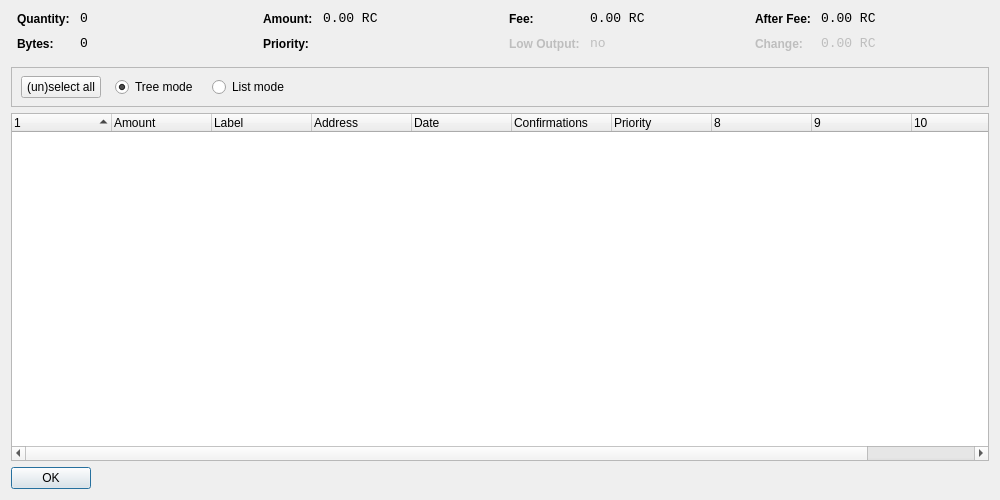
<?xml version="1.0" encoding="UTF-8"?>
<ui version="4.0">
 <class>CoinControlDialog</class>
 <widget class="QDialog" name="CoinControlDialog">
  <property name="geometry">
   <rect>
    <x>0</x>
    <y>0</y>
    <width>1000</width>
    <height>500</height>
   </rect>
  </property>
  <property name="windowTitle">
   <string>Coin Control</string>
  </property>
  <layout class="QVBoxLayout" name="verticalLayout">
   <item>
    <layout class="QHBoxLayout" name="horizontalLayoutTop" stretch="0,0,0,0">
     <property name="topMargin">
      <number>0</number>
     </property>
     <property name="bottomMargin">
      <number>10</number>
     </property>
     <item>
      <layout class="QFormLayout" name="formLayoutCoinControl1">
       <property name="horizontalSpacing">
        <number>10</number>
       </property>
       <property name="verticalSpacing">
        <number>10</number>
       </property>
       <property name="leftMargin">
        <number>6</number>
       </property>
       <property name="rightMargin">
        <number>6</number>
       </property>
       <item row="0" column="0">
        <widget class="QLabel" name="labelCoinControlQuantityText">
         <property name="styleSheet">
          <string notr="true">font-weight:bold;</string>
         </property>
         <property name="text">
          <string>Quantity:</string>
         </property>
        </widget>
       </item>
       <item row="0" column="1">
        <widget class="QLabel" name="labelCoinControlQuantity">
         <property name="font">
          <font>
           <family>Monospace</family>
           <pointsize>10</pointsize>
          </font>
         </property>
         <property name="cursor">
          <cursorShape>IBeamCursor</cursorShape>
         </property>
         <property name="contextMenuPolicy">
          <enum>Qt::ActionsContextMenu</enum>
         </property>
         <property name="text">
          <string>0</string>
         </property>
         <property name="textInteractionFlags">
          <set>Qt::LinksAccessibleByMouse|Qt::TextSelectableByKeyboard|Qt::TextSelectableByMouse</set>
         </property>
        </widget>
       </item>
       <item row="1" column="0">
        <widget class="QLabel" name="labelCoinControlBytesText">
         <property name="styleSheet">
          <string notr="true">font-weight:bold;</string>
         </property>
         <property name="text">
          <string>Bytes:</string>
         </property>
        </widget>
       </item>
       <item row="1" column="1">
        <widget class="QLabel" name="labelCoinControlBytes">
         <property name="font">
          <font>
           <family>Monospace</family>
           <pointsize>10</pointsize>
          </font>
         </property>
         <property name="cursor">
          <cursorShape>IBeamCursor</cursorShape>
         </property>
         <property name="contextMenuPolicy">
          <enum>Qt::ActionsContextMenu</enum>
         </property>
         <property name="text">
          <string>0</string>
         </property>
         <property name="textInteractionFlags">
          <set>Qt::LinksAccessibleByMouse|Qt::TextSelectableByKeyboard|Qt::TextSelectableByMouse</set>
         </property>
        </widget>
       </item>
      </layout>
     </item>
     <item>
      <layout class="QFormLayout" name="formLayoutCoinControl2">
       <property name="horizontalSpacing">
        <number>10</number>
       </property>
       <property name="verticalSpacing">
        <number>10</number>
       </property>
       <property name="leftMargin">
        <number>6</number>
       </property>
       <property name="rightMargin">
        <number>6</number>
       </property>
       <item row="0" column="0">
        <widget class="QLabel" name="labelCoinControlAmountText">
         <property name="styleSheet">
          <string notr="true">font-weight:bold;</string>
         </property>
         <property name="text">
          <string>Amount:</string>
         </property>
        </widget>
       </item>
       <item row="0" column="1">
        <widget class="QLabel" name="labelCoinControlAmount">
         <property name="font">
          <font>
           <family>Monospace</family>
           <pointsize>10</pointsize>
          </font>
         </property>
         <property name="cursor">
          <cursorShape>IBeamCursor</cursorShape>
         </property>
         <property name="contextMenuPolicy">
          <enum>Qt::ActionsContextMenu</enum>
         </property>
         <property name="text">
          <string>0.00 RC</string>
         </property>
         <property name="textInteractionFlags">
          <set>Qt::LinksAccessibleByMouse|Qt::TextSelectableByKeyboard|Qt::TextSelectableByMouse</set>
         </property>
        </widget>
       </item>
       <item row="1" column="0">
        <widget class="QLabel" name="labelCoinControlPriorityText">
         <property name="styleSheet">
          <string notr="true">font-weight:bold;</string>
         </property>
         <property name="text">
          <string>Priority:</string>
         </property>
        </widget>
       </item>
       <item row="1" column="1">
        <widget class="QLabel" name="labelCoinControlPriority">
         <property name="font">
          <font>
           <family>Monospace</family>
           <pointsize>10</pointsize>
          </font>
         </property>
         <property name="cursor">
          <cursorShape>IBeamCursor</cursorShape>
         </property>
         <property name="contextMenuPolicy">
          <enum>Qt::ActionsContextMenu</enum>
         </property>
         <property name="text">
          <string/>
         </property>
         <property name="textInteractionFlags">
          <set>Qt::LinksAccessibleByMouse|Qt::TextSelectableByKeyboard|Qt::TextSelectableByMouse</set>
         </property>
        </widget>
       </item>
      </layout>
     </item>
     <item>
      <layout class="QFormLayout" name="formLayoutCoinControl3">
       <property name="horizontalSpacing">
        <number>10</number>
       </property>
       <property name="verticalSpacing">
        <number>10</number>
       </property>
       <property name="leftMargin">
        <number>6</number>
       </property>
       <property name="rightMargin">
        <number>6</number>
       </property>
       <item row="0" column="0">
        <widget class="QLabel" name="labelCoinControlFeeText">
         <property name="styleSheet">
          <string notr="true">font-weight:bold;</string>
         </property>
         <property name="text">
          <string>Fee:</string>
         </property>
        </widget>
       </item>
       <item row="0" column="1">
        <widget class="QLabel" name="labelCoinControlFee">
         <property name="font">
          <font>
           <family>Monospace</family>
           <pointsize>10</pointsize>
          </font>
         </property>
         <property name="cursor">
          <cursorShape>IBeamCursor</cursorShape>
         </property>
         <property name="contextMenuPolicy">
          <enum>Qt::ActionsContextMenu</enum>
         </property>
         <property name="text">
          <string>0.00 RC</string>
         </property>
         <property name="textInteractionFlags">
          <set>Qt::LinksAccessibleByMouse|Qt::TextSelectableByKeyboard|Qt::TextSelectableByMouse</set>
         </property>
        </widget>
       </item>
       <item row="1" column="0">
        <widget class="QLabel" name="labelCoinControlLowOutputText">
         <property name="enabled">
          <bool>false</bool>
         </property>
         <property name="styleSheet">
          <string notr="true">font-weight:bold;</string>
         </property>
         <property name="text">
          <string>Low Output:</string>
         </property>
        </widget>
       </item>
       <item row="1" column="1">
        <widget class="QLabel" name="labelCoinControlLowOutput">
         <property name="enabled">
          <bool>false</bool>
         </property>
         <property name="font">
          <font>
           <family>Monospace</family>
           <pointsize>10</pointsize>
          </font>
         </property>
         <property name="cursor">
          <cursorShape>IBeamCursor</cursorShape>
         </property>
         <property name="contextMenuPolicy">
          <enum>Qt::ActionsContextMenu</enum>
         </property>
         <property name="text">
          <string>no</string>
         </property>
         <property name="textInteractionFlags">
          <set>Qt::LinksAccessibleByMouse|Qt::TextSelectableByKeyboard|Qt::TextSelectableByMouse</set>
         </property>
        </widget>
       </item>
      </layout>
     </item>
     <item>
      <layout class="QFormLayout" name="formLayoutCoinControl4">
       <property name="horizontalSpacing">
        <number>10</number>
       </property>
       <property name="verticalSpacing">
        <number>10</number>
       </property>
       <property name="leftMargin">
        <number>6</number>
       </property>
       <property name="rightMargin">
        <number>6</number>
       </property>
       <item row="0" column="0">
        <widget class="QLabel" name="labelCoinControlAfterFeeText">
         <property name="styleSheet">
          <string notr="true">font-weight:bold;</string>
         </property>
         <property name="text">
          <string>After Fee:</string>
         </property>
        </widget>
       </item>
       <item row="0" column="1">
        <widget class="QLabel" name="labelCoinControlAfterFee">
         <property name="font">
          <font>
           <family>Monospace</family>
           <pointsize>10</pointsize>
          </font>
         </property>
         <property name="cursor">
          <cursorShape>IBeamCursor</cursorShape>
         </property>
         <property name="contextMenuPolicy">
          <enum>Qt::ActionsContextMenu</enum>
         </property>
         <property name="text">
          <string>0.00 RC</string>
         </property>
         <property name="textInteractionFlags">
          <set>Qt::LinksAccessibleByMouse|Qt::TextSelectableByKeyboard|Qt::TextSelectableByMouse</set>
         </property>
        </widget>
       </item>
       <item row="1" column="0">
        <widget class="QLabel" name="labelCoinControlChangeText">
         <property name="enabled">
          <bool>false</bool>
         </property>
         <property name="styleSheet">
          <string notr="true">font-weight:bold;</string>
         </property>
         <property name="text">
          <string>Change:</string>
         </property>
        </widget>
       </item>
       <item row="1" column="1">
        <widget class="QLabel" name="labelCoinControlChange">
         <property name="enabled">
          <bool>false</bool>
         </property>
         <property name="font">
          <font>
           <family>Monospace</family>
           <pointsize>10</pointsize>
          </font>
         </property>
         <property name="cursor">
          <cursorShape>IBeamCursor</cursorShape>
         </property>
         <property name="contextMenuPolicy">
          <enum>Qt::ActionsContextMenu</enum>
         </property>
         <property name="text">
          <string>0.00 RC</string>
         </property>
         <property name="textInteractionFlags">
          <set>Qt::LinksAccessibleByMouse|Qt::TextSelectableByKeyboard|Qt::TextSelectableByMouse</set>
         </property>
        </widget>
       </item>
      </layout>
     </item>
    </layout>
   </item>
   <item>
    <widget class="QFrame" name="frame">
     <property name="minimumSize">
      <size>
       <width>0</width>
       <height>40</height>
      </size>
     </property>
     <property name="frameShape">
      <enum>QFrame::StyledPanel</enum>
     </property>
     <property name="frameShadow">
      <enum>QFrame::Sunken</enum>
     </property>
     <widget class="QWidget" name="horizontalLayoutWidget">
      <property name="geometry">
       <rect>
        <x>10</x>
        <y>0</y>
        <width>781</width>
        <height>41</height>
       </rect>
      </property>
      <layout class="QHBoxLayout" name="horizontalLayoutPanel" stretch="0,0,0,0,0">
       <property name="spacing">
        <number>14</number>
       </property>
       <item>
        <widget class="QPushButton" name="pushButtonSelectAll">
         <property name="sizePolicy">
          <sizepolicy hsizetype="Maximum" vsizetype="Fixed">
           <horstretch>0</horstretch>
           <verstretch>0</verstretch>
          </sizepolicy>
         </property>
         <property name="text">
          <string>(un)select all</string>
         </property>
        </widget>
       </item>
       <item>
        <widget class="QRadioButton" name="radioTreeMode">
         <property name="sizePolicy">
          <sizepolicy hsizetype="Maximum" vsizetype="Fixed">
           <horstretch>0</horstretch>
           <verstretch>0</verstretch>
          </sizepolicy>
         </property>
         <property name="text">
          <string>Tree mode</string>
         </property>
         <property name="checked">
          <bool>true</bool>
         </property>
        </widget>
       </item>
       <item>
        <widget class="QRadioButton" name="radioListMode">
         <property name="sizePolicy">
          <sizepolicy hsizetype="Maximum" vsizetype="Fixed">
           <horstretch>0</horstretch>
           <verstretch>0</verstretch>
          </sizepolicy>
         </property>
         <property name="text">
          <string>List mode</string>
         </property>
        </widget>
       </item>
       <item>
        <spacer name="horizontalSpacer">
         <property name="orientation">
          <enum>Qt::Horizontal</enum>
         </property>
         <property name="sizeHint" stdset="0">
          <size>
           <width>40</width>
           <height>20</height>
          </size>
         </property>
        </spacer>
       </item>
      </layout>
     </widget>
    </widget>
   </item>
   <item>
    <widget class="CoinControlTreeWidget" name="treeWidget">
     <property name="contextMenuPolicy">
      <enum>Qt::CustomContextMenu</enum>
     </property>
     <property name="sortingEnabled">
      <bool>false</bool>
     </property>
     <property name="columnCount">
      <number>11</number>
     </property>
     <attribute name="headerShowSortIndicator" stdset="0">
      <bool>true</bool>
     </attribute>
     <attribute name="headerStretchLastSection">
      <bool>false</bool>
     </attribute>
     <column>
      <property name="text">
       <string/>
      </property>
     </column>
     <column>
      <property name="text">
       <string>Amount</string>
      </property>
     </column>
     <column>
      <property name="text">
       <string>Label</string>
      </property>
     </column>
     <column>
      <property name="text">
       <string>Address</string>
      </property>
     </column>
     <column>
      <property name="text">
       <string>Date</string>
      </property>
     </column>
     <column>
      <property name="text">
       <string>Confirmations</string>
      </property>
      <property name="toolTip">
       <string>Confirmed</string>
      </property>
     </column>
     <column>
      <property name="text">
       <string>Priority</string>
      </property>
     </column>
     <column>
      <property name="text">
       <string/>
      </property>
     </column>
     <column>
      <property name="text">
       <string/>
      </property>
     </column>
     <column>
      <property name="text">
       <string/>
      </property>
     </column>
     <column>
      <property name="text">
       <string/>
      </property>
     </column>
    </widget>
   </item>
   <item>
    <widget class="QDialogButtonBox" name="buttonBox">
     <property name="sizePolicy">
      <sizepolicy hsizetype="Maximum" vsizetype="Fixed">
       <horstretch>0</horstretch>
       <verstretch>0</verstretch>
      </sizepolicy>
     </property>
     <property name="orientation">
      <enum>Qt::Horizontal</enum>
     </property>
     <property name="standardButtons">
      <set>QDialogButtonBox::Ok</set>
     </property>
    </widget>
   </item>
  </layout>
 </widget>
 <customwidgets>
  <customwidget>
   <class>CoinControlTreeWidget</class>
   <extends>QTreeWidget</extends>
   <header>coincontroltreewidget.h</header>
  </customwidget>
 </customwidgets>
 <resources/>
 <connections/>
</ui>
